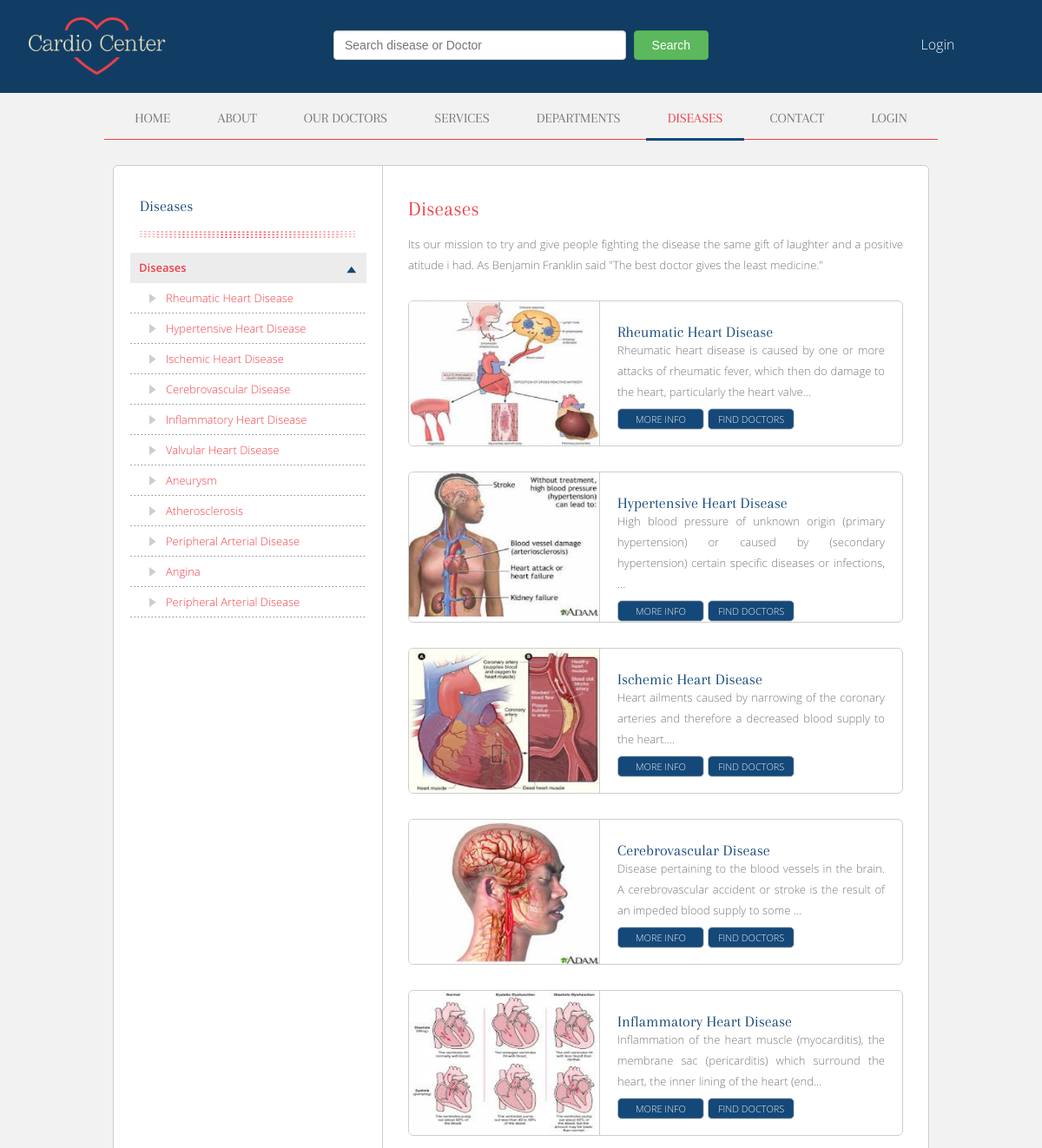
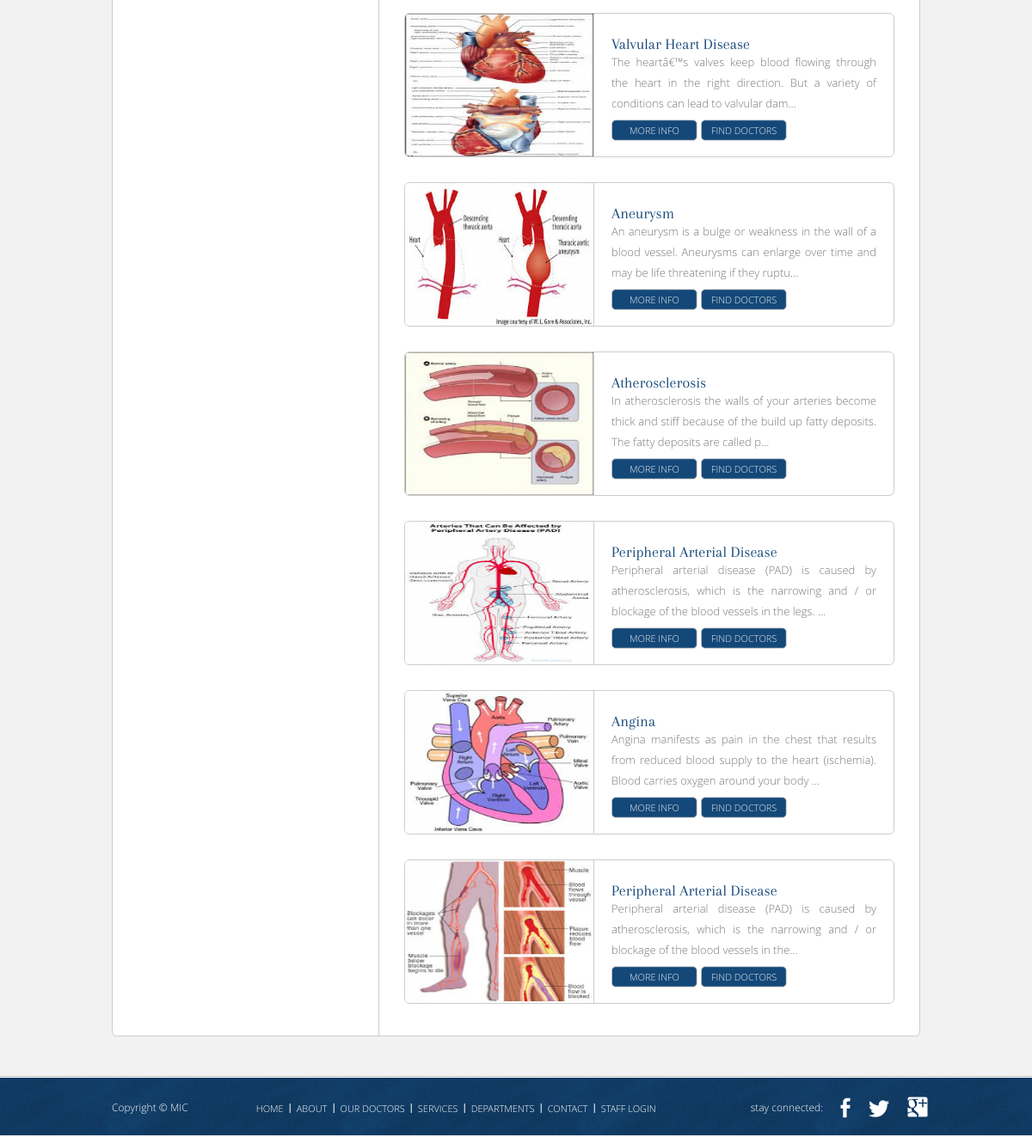
Screenshot of /diseases.php with the database file from the repository (2 pictures, top to bottom).
### tables this page shows
CREATE TABLE IF NOT EXISTS `options` (
  `id` bigint(11) NOT NULL,
  `ref` varchar(100) NOT NULL,
  `name` varchar(500) NOT NULL,
  `value` text NOT NULL,
  `image` varchar(255) NOT NULL,
  `comments` varchar(500) NOT NULL,
  `created_at` timestamp NOT NULL DEFAULT CURRENT_TIMESTAMP ON UPDATE CURRENT_TIMESTAMP
);

CREATE TABLE IF NOT EXISTS `diseases` (
  `id` int(11) NOT NULL,
  `name` varchar(255) NOT NULL,
  `description` varchar(1000) NOT NULL,
  `image` varchar(255) NOT NULL,
  `category` varchar(255) NOT NULL,
  `comments` varchar(500) NOT NULL,
  `created_at` timestamp NOT NULL DEFAULT CURRENT_TIMESTAMP ON UPDATE CURRENT_TIMESTAMP
);

### functions.php (called while the page is built, shortened)
<?php
function db() {
    return mysqli_connect(host, user, password, database);
}
function getData($table = 'options', $fields = "*", $where = '', $join = '', $limit = '') {
    $link = db();
    $data = array();
    $i = 0;
    $query = "select " . $fields . " from " . $table . " " . $where . " " . $join . " " . $limit;
    $result = mysqli_query($link, $query);
    while ($row = mysqli_fetch_assoc($result)) {
        $data[$i] = $row;
        $i++;
    }
    return $data;
}
$data = getData();

### diseases.php (the view, shortened to what this page needs)
<?php
include 'header.php';
$diseases = getData('diseases');
?>
<body>
    <div id="body">
        <div id="content">
            <div id="sidebar">
                <h3>diseases</h3>
                <ul>
                    <li class="selected collapse">
                        <a href="diseases.php"><?php echo $data[14]['name']; ?></a>
                        <ul>
                            <?php
                            foreach ($diseases as $disease) {
                                ?>
                                <li class="<?php echo isset($_GET['des_id']) && $_GET['des_id'] == $disease['id'] ? 'active' : ''; ?>">
                                    <a href="diseases.php?des_id=<?php echo $disease['id']; ?>" ><?php echo $disease['name']; ?></a>
                                </li>
                            <?php } ?>
                        </ul>
                    </li>
                </ul>
            </div>
            <div id="section" class="diseases">
                <?php if (isset($_GET['des_id'])) { ?>
                    <h3><?php echo $pagedisease['name']; ?></h3>
                    <img src="images/uploads/<?php echo $pagedisease['image'] != '' ? $pagedisease['image'] : 'disease.jpg'; ?>" alt="">
                    <p>
                        <?php echo $pagedisease['description']; ?>
                    </p>
                    <a href="search.php?des_id=<?php echo $_GET['des_id']; ?>" class="more">Find Doctors</a>
                    <?php
                } else {
                    ?>
                    <h2><?php echo $data[14]['name']; ?></h2>
                    <p>
                        <?php echo $data[14]['value']; ?>
                    </p>
                    <ul>
                        <?php foreach ($diseases as $disease) { ?>
                            <li>
                                <a href="diseases.php?des_id=<?php echo $disease['id']; ?>" class="figure"><img src="images/uploads/<?php echo $disease['image'] != '' ? $disease['image'] : 'disease.jpg'; ?>" alt=""></a>
                                <div>
                                    <h3><a href="diseases.php?des_id=<?php echo $disease['id']; ?>"><?php echo $disease['name']; ?></a></h3>
                                    <p>
                                        <?php echo substr($disease['description'], 0, 140) ?>...
                                    </p>
                                    <a href="diseases.php?des_id=<?php echo $disease['id']; ?>" class="more">more info</a>
                                    <a href="search.php?des_id=<?php echo $disease['id']; ?>" class="more">find doctors</a>
                                </div>
                            </li>
                        <?php } ?>
                    </ul>
                <?php } ?>
            </div>
        </div>
    </div>
    <?php
    include 'footer.php';
    ?>

### css/style.css (style rules this page uses)
body { background: #f2f2f2; color: #797979; font-family: 'OpenSans-Light'; font-weight: normal; line-height: 1; margin: 0; min-width: 960px; padding: 0; }
#body { margin: 0; padding: 28px 0 46px 0; }
p { text-align: justify; }
#body h2 { color: #ef414a; font-family: 'Arapey'; font-size: 24px; font-weight: normal; margin: 0; padding: 0 0 21px; text-transform: capitalize; }
#body #content { background: #fff url(../images/bg-sidebar.gif) repeat-y 309px 0; border: 1px solid #cdcdcd; border-radius: 6px; margin: 0 auto; min-height: 900px; overflow: hidden; padding: 0; width: 938px; }
#body #content #sidebar { float: left; margin: 0; padding: 37px 19px; width: 272px; }
#body #content #sidebar h3 { background: url(../images/dots.gif) no-repeat center bottom; color: #144879; font-family: 'Arapey'; font-size: 18px; font-weight: normal; margin: 0 0 17px 11px; padding: 0 0 28px; text-transform: capitalize; width: 248px; }
#body #content #sidebar ul { margin: 0; padding: 0; }
#body #content #sidebar ul li { list-style: none; margin: 0; padding: 0; overflow: hidden; }
#body #content #sidebar ul li.selected > a { background: #ececec; font-family: 'OpenSans-Semibold'; }
#body #content #sidebar ul li.collapse > a { background: #ececec url(../images/icons.png) no-repeat 249px -180px; }
#body #content #sidebar ul li a { color: #ef414a; display: block; height: 35px; font-size: 13px; line-height: 35px; margin: 0; padding: 0 10px; text-decoration: none; text-transform: capitalize; }
#body #content #sidebar ul ul li { background: url(../images/border-dotted.gif) repeat-x bottom left; }
#body #content #sidebar ul ul li a { background: url(../images/icons.png) no-repeat -32px -183px; padding: 0 0 0 41px; }
#body #content #section { float: left; margin: 0; padding: 37px 29px; width: 570px; }
#body #content #section h2 { margin: 0; padding: 0 0 17px; }
#body #content #section p { font-size: 13px; line-height: 24px; margin: 0; padding: 0; }
#body #content #section ul { margin: 0; padding: 0; }
#body #content #section ul li { border: 1px solid #cdcdcd; border-radius: 6px; list-style: none; margin: 29px 0 0; overflow: hidden; padding: 0; }
#body #content #section ul li a.figure { display: block; margin: 0; padding: 0; }
#body #content #section ul li img { float: left; border: 0; display: block; }
#body #content #section ul li div { border-left: 1px solid #cdcdcd; float: left; margin: 0; min-height: 141px; padding: 25px 20px 0; width: 308px; }
#body #content #section ul li div h3 { margin: 0; padding: 0; }
#body #content #section ul li div h3 a { color: #144879; font-family: 'Arapey'; font-size: 18px; font-weight: normal; margin: 0; padding: 0; text-transform: capitalize; text-decoration: none; }
#body #content #section a.more { background: url(../images/bg-more.png) no-repeat 0 0; color: #ececec; display: inline-block; font-size: 11px; height: 25px; line-height: 25px; margin: 7px 0 0; padding: 0; text-align: center; text-decoration: none; text-transform: uppercase; width: 100px; }

### css/mic.css (style rules this page uses)
.departments li img, .services li img, .diseases li img { width: 219px; height: 166px; }
.more { background: url(../images/bg-more.png) no-repeat 0 0; color: #ececec; display: inline-block; font-size: 11px; height: 25px; line-height: 25px; margin: 7px 0 0; padding: 0; text-align: center; text-decoration: none; text-transform: uppercase; width: 100px; }

### rows the page displays
options: name "Diseases", value "Its our mission to try and give people fighting the disease the same gift of laughter and a positive atitude i had. As Benjamin Franklin said \"The best doctor gives the least medicine.\""
diseases: name "Rheumatic Heart Disease", image (picture), description "Rheumatic heart disease is caused by one or more attacks of rheumatic fever, which then do damage to the heart, particularly the heart valve"
diseases: name "Hypertensive Heart Disease", image (picture), description "High blood pressure of unknown origin (primary hypertension) or caused by (secondary hypertension) certain specific diseases or infections,"
diseases: name "Ischemic Heart Disease", image (picture), description "Heart ailments caused by narrowing of the coronary arteries and therefore a decreased blood supply to the heart."
diseases: name "Cerebrovascular Disease", image (picture), description "Disease pertaining to the blood vessels in the brain. A cerebrovascular accident or stroke is the result of an impeded blood supply to some"
diseases: name "Inflammatory Heart Disease", image (picture), description "Inflammation of the heart muscle (myocarditis), the membrane sac (pericarditis) which surround the heart, the inner lining of the heart (end"
diseases: name "Valvular Heart Disease", image (picture), description "The heartâ€™s valves keep blood flowing through the heart in the right direction. But a variety of conditions can lead to valvular dam"
diseases: name "Aneurysm", image (picture), description "An aneurysm is a bulge or weakness in the wall of a blood vessel. Aneurysms can enlarge over time and may be life threatening if they ruptu"
diseases: name "Atherosclerosis", image (picture), description "In atherosclerosis the walls of your arteries become thick and stiff because of the build up fatty deposits. The fatty deposits are called p"
diseases: name "Peripheral Arterial Disease", image (picture), description "Peripheral arterial disease (PAD) is caused by atherosclerosis, which is the narrowing and / or blockage of the blood vessels in the legs."
diseases: name "Angina", image (picture), description "Angina manifests as pain in the chest that results from reduced blood supply to the heart (ischemia). Blood carries oxygen around your body"
diseases: name "Peripheral Arterial Disease", image (picture), description "Peripheral arterial disease (PAD) is caused by atherosclerosis, which is the narrowing and / or blockage of the blood vessels in the"
